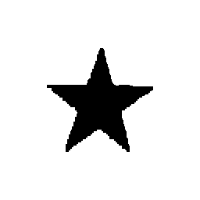
%> input picture resources/Formas_1/star/0_star.png, 200 x 200 px
$ octave --eval "result = LoadDataSetImages('Resources/678.jpg');"   (GNU Octave 9; MATLAB toolbox functions it lacks are replaced by stand-ins)
%> lines starting %> are read from the running program, lines starting %| are printed output that depends on the picture; in (x1, y1, x2, y2) boxes, pixels count from 0 and x2, y2 are one past the last pixel; in counts of white or black regions, pixels touching at a corner belong together; the program's own positions count from 1
function [ images, imageStruct ] = LoadDataSetImages(path)
    %Obtem o array de quadrados
    type = 'square';
    tempPath = fullfile(path, type);
    [ squares, tempSize ] = LoadImages(tempPath, type);
    maxSize = tempSize;

    %Obtem o array de circulos
    type = 'circle';
    tempPath = fullfile(path, type);
    [ circles, tempSize ] = LoadImages(tempPath, type);
    if(tempSize > maxSize); maxSize = tempSize; end

    %Obtem o array de triangulos
    type = 'triangle';
    tempPath = fullfile(path, type);
    [ triangles, tempSize ] = LoadImages(tempPath, type);
    if(tempSize > maxSize); maxSize = tempSize; end

    %Obtem o array de circulos
    type = 'star';
    tempPath = fullfile(path, type);
    [ stars, tempSize ] = LoadImages(tempPath, type);
%> call 4 of LoadImages, with tempPath = 'Resources/678.jpg/star', type = 'star'
%> in LoadImages, image is the input picture: size 200x200 uint8; min 0, max 255, mean 228.8
%> stars = 2 items; tempSize = 200
    if(tempSize > maxSize); maxSize = tempSize; end
%> after `maxSize = tempSize`: maxSize = 200

    %Prepara imagens
    imageStruct = [squares; circles; triangles; stars];
%> imageStruct = 2 items
    [imageQuant, ~] = size(imageStruct);
%> imageQuant = 1

    for i = 1 :1: imageQuant
        image = imageStruct{i,2};

        %Create blank matrix with max size to copy new image to
        [ imageX, imageY, imageZ] = size(image);
        blank = ones(maxSize,maxSize, imageZ)*255;
        for x = 1 : 1 : imageX
            for y = 1 : 1 : imageY
                for z = 1: 1 : imageZ
                    blank(x,y,z) = image(x,y,z);
                end
            end
        end
        blank = im2bw(blank);
        %imshow(blank);
        %drawnow;
        imageStruct{i,2} = uint8(blank(:)');
    end
%> this loop made 1 pass
%> (imageX, imageY, imageZ) on pass 1: (200, 200, 1)
%> pass 1, in LoadDataSetImages, `blank = im2bw(blank);`:
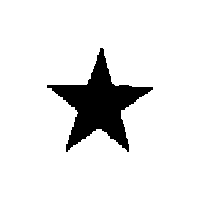
%> blank: size 200x200 logical; 90.2% white; 1 black region, box (x1, y1, x2, y2) and area: (47, 48, 153, 152) 3922

    imageStruct = imageStruct';
%> the run ends on the next line
    images = cell2table(imageStruct); %copia a transposta da estrutura de imagens
% [16 lines not run here, left out]
function [ imageArray, maxSize ] = LoadImages (tempPath, type)
files = dir(fullfile(tempPath,'*.png'));
nFiles = numel(files);
imageArray = [];
maxSize = 0;

if(nFiles == 0)
    return;
end

imageArray = cell(nFiles,2);

for i = 1:1:nFiles
    %indica tipo da imagem num campo da estrura
    imageArray{i,1} = type;

    %lê imagem do caminho tempPath + filename
    image = imread(fullfile(tempPath,files(i).name));

    [x, y, ~] = size(image);
    if(maxSize < x || maxSize < y)
        if x > y
            maxSize = x;
        else
            maxSize = y;
        end
    end

    imageArray{i,2} = image;
end

end
